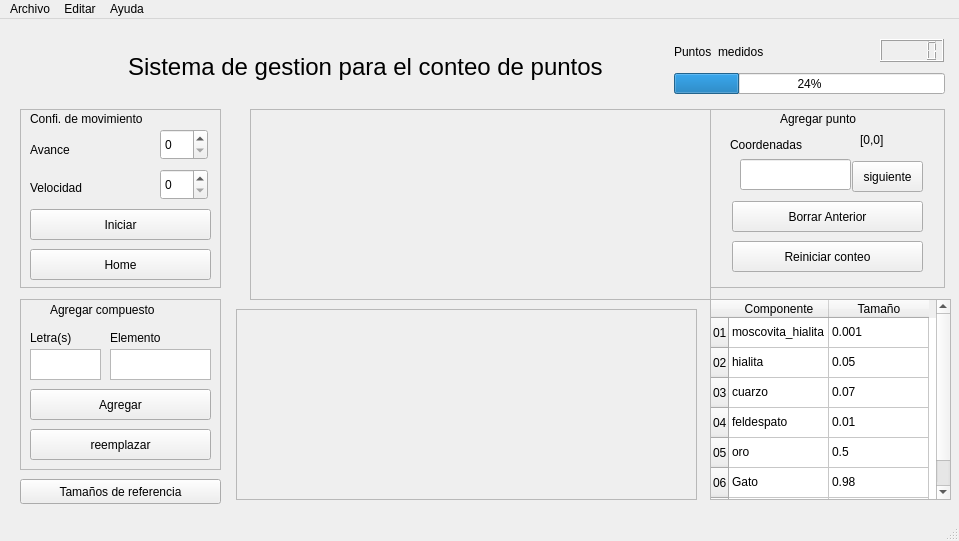
<?xml version="1.0" encoding="UTF-8"?>
<ui version="4.0">
 <class>MainWindow</class>
 <widget class="QMainWindow" name="MainWindow">
  <property name="geometry">
   <rect>
    <x>0</x>
    <y>0</y>
    <width>959</width>
    <height>541</height>
   </rect>
  </property>
  <property name="windowTitle">
   <string>MainWindow</string>
  </property>
  <widget class="QWidget" name="centralwidget">
   <widget class="QLabel" name="label">
    <property name="geometry">
     <rect>
      <x>128</x>
      <y>22</y>
      <width>491</width>
      <height>51</height>
     </rect>
    </property>
    <property name="font">
     <font>
      <pointsize>18</pointsize>
     </font>
    </property>
    <property name="text">
     <string>Sistema de gestion para el conteo de puntos</string>
    </property>
   </widget>
   <widget class="QFrame" name="frame_2">
    <property name="geometry">
     <rect>
      <x>710</x>
      <y>90</y>
      <width>235</width>
      <height>179</height>
     </rect>
    </property>
    <property name="frameShape">
     <enum>QFrame::StyledPanel</enum>
    </property>
    <property name="frameShadow">
     <enum>QFrame::Raised</enum>
    </property>
    <widget class="QLabel" name="label_4">
     <property name="geometry">
      <rect>
       <x>20</x>
       <y>20</y>
       <width>101</width>
       <height>31</height>
      </rect>
     </property>
     <property name="text">
      <string>Coordenadas</string>
     </property>
    </widget>
    <widget class="QLabel" name="label_5">
     <property name="geometry">
      <rect>
       <x>150</x>
       <y>20</y>
       <width>67</width>
       <height>21</height>
      </rect>
     </property>
     <property name="text">
      <string>[0,0]</string>
     </property>
    </widget>
    <widget class="QPushButton" name="next_button">
     <property name="geometry">
      <rect>
       <x>142</x>
       <y>52</y>
       <width>71</width>
       <height>31</height>
      </rect>
     </property>
     <property name="text">
      <string>siguiente</string>
     </property>
    </widget>
    <widget class="QLabel" name="label_6">
     <property name="geometry">
      <rect>
       <x>70</x>
       <y>0</y>
       <width>121</width>
       <height>20</height>
      </rect>
     </property>
     <property name="text">
      <string>Agregar punto</string>
     </property>
    </widget>
    <widget class="QPushButton" name="erase_last_button">
     <property name="geometry">
      <rect>
       <x>22</x>
       <y>92</y>
       <width>191</width>
       <height>31</height>
      </rect>
     </property>
     <property name="text">
      <string>Borrar Anterior</string>
     </property>
    </widget>
    <widget class="QPushButton" name="restart_counting_button">
     <property name="geometry">
      <rect>
       <x>22</x>
       <y>132</y>
       <width>191</width>
       <height>31</height>
      </rect>
     </property>
     <property name="text">
      <string>Reiniciar conteo</string>
     </property>
    </widget>
    <widget class="QLineEdit" name="lineEdit">
     <property name="geometry">
      <rect>
       <x>30</x>
       <y>50</y>
       <width>111</width>
       <height>31</height>
      </rect>
     </property>
    </widget>
   </widget>
   <widget class="QFrame" name="frame_4">
    <property name="geometry">
     <rect>
      <x>20</x>
      <y>90</y>
      <width>201</width>
      <height>179</height>
     </rect>
    </property>
    <property name="frameShape">
     <enum>QFrame::StyledPanel</enum>
    </property>
    <property name="frameShadow">
     <enum>QFrame::Raised</enum>
    </property>
    <widget class="QLabel" name="label_11">
     <property name="geometry">
      <rect>
       <x>10</x>
       <y>30</y>
       <width>67</width>
       <height>21</height>
      </rect>
     </property>
     <property name="text">
      <string>Avance</string>
     </property>
    </widget>
    <widget class="QLabel" name="label_12">
     <property name="geometry">
      <rect>
       <x>10</x>
       <y>70</y>
       <width>67</width>
       <height>17</height>
      </rect>
     </property>
     <property name="text">
      <string>Velocidad</string>
     </property>
    </widget>
    <widget class="QSpinBox" name="spinBox">
     <property name="geometry">
      <rect>
       <x>140</x>
       <y>20</y>
       <width>48</width>
       <height>31</height>
      </rect>
     </property>
    </widget>
    <widget class="QSpinBox" name="spinBox_2">
     <property name="geometry">
      <rect>
       <x>140</x>
       <y>60</y>
       <width>48</width>
       <height>31</height>
      </rect>
     </property>
    </widget>
    <widget class="QLabel" name="label_16">
     <property name="geometry">
      <rect>
       <x>10</x>
       <y>0</y>
       <width>151</width>
       <height>20</height>
      </rect>
     </property>
     <property name="text">
      <string>Confi. de movimiento</string>
     </property>
    </widget>
    <widget class="QPushButton" name="begin_button">
     <property name="geometry">
      <rect>
       <x>10</x>
       <y>100</y>
       <width>181</width>
       <height>31</height>
      </rect>
     </property>
     <property name="text">
      <string>Iniciar</string>
     </property>
    </widget>
    <widget class="QPushButton" name="home_button">
     <property name="geometry">
      <rect>
       <x>10</x>
       <y>140</y>
       <width>181</width>
       <height>31</height>
      </rect>
     </property>
     <property name="text">
      <string>Home</string>
     </property>
    </widget>
   </widget>
   <widget class="QFrame" name="frame_5">
    <property name="geometry">
     <rect>
      <x>20</x>
      <y>280</y>
      <width>201</width>
      <height>171</height>
     </rect>
    </property>
    <property name="frameShape">
     <enum>QFrame::StyledPanel</enum>
    </property>
    <property name="frameShadow">
     <enum>QFrame::Raised</enum>
    </property>
    <widget class="QTextEdit" name="textEdit_4">
     <property name="geometry">
      <rect>
       <x>10</x>
       <y>50</y>
       <width>71</width>
       <height>31</height>
      </rect>
     </property>
    </widget>
    <widget class="QLabel" name="label_14">
     <property name="geometry">
      <rect>
       <x>10</x>
       <y>30</y>
       <width>51</width>
       <height>17</height>
      </rect>
     </property>
     <property name="text">
      <string>Letra(s)</string>
     </property>
    </widget>
    <widget class="QLabel" name="label_15">
     <property name="geometry">
      <rect>
       <x>30</x>
       <y>0</y>
       <width>141</width>
       <height>21</height>
      </rect>
     </property>
     <property name="text">
      <string>Agregar compuesto</string>
     </property>
    </widget>
    <widget class="QPushButton" name="Save_element_button">
     <property name="geometry">
      <rect>
       <x>10</x>
       <y>90</y>
       <width>181</width>
       <height>31</height>
      </rect>
     </property>
     <property name="text">
      <string>Agregar</string>
     </property>
    </widget>
    <widget class="QPushButton" name="replace_element_button">
     <property name="geometry">
      <rect>
       <x>10</x>
       <y>130</y>
       <width>181</width>
       <height>31</height>
      </rect>
     </property>
     <property name="text">
      <string>reemplazar</string>
     </property>
    </widget>
    <widget class="QLabel" name="label_13">
     <property name="geometry">
      <rect>
       <x>90</x>
       <y>30</y>
       <width>67</width>
       <height>17</height>
      </rect>
     </property>
     <property name="text">
      <string>Elemento</string>
     </property>
    </widget>
    <widget class="QTextEdit" name="textEdit_3">
     <property name="geometry">
      <rect>
       <x>90</x>
       <y>50</y>
       <width>101</width>
       <height>31</height>
      </rect>
     </property>
    </widget>
   </widget>
   <widget class="QLabel" name="label_10">
    <property name="geometry">
     <rect>
      <x>674</x>
      <y>22</y>
      <width>171</width>
      <height>21</height>
     </rect>
    </property>
    <property name="text">
     <string>Puntos  medidos</string>
    </property>
   </widget>
   <widget class="QProgressBar" name="progressBar">
    <property name="geometry">
     <rect>
      <x>674</x>
      <y>54</y>
      <width>271</width>
      <height>21</height>
     </rect>
    </property>
    <property name="value">
     <number>24</number>
    </property>
   </widget>
   <widget class="QLCDNumber" name="lcdNumber">
    <property name="geometry">
     <rect>
      <x>880</x>
      <y>20</y>
      <width>64</width>
      <height>23</height>
     </rect>
    </property>
   </widget>
   <widget class="QFrame" name="frame">
    <property name="geometry">
     <rect>
      <x>250</x>
      <y>90</y>
      <width>461</width>
      <height>191</height>
     </rect>
    </property>
    <property name="frameShape">
     <enum>QFrame::StyledPanel</enum>
    </property>
    <property name="frameShadow">
     <enum>QFrame::Raised</enum>
    </property>
   </widget>
   <widget class="QTableWidget" name="tableWidget">
    <property name="geometry">
     <rect>
      <x>710</x>
      <y>280</y>
      <width>241</width>
      <height>201</height>
     </rect>
    </property>
    <row>
     <property name="text">
      <string>01</string>
     </property>
    </row>
    <row>
     <property name="text">
      <string>02</string>
     </property>
    </row>
    <row>
     <property name="text">
      <string>03</string>
     </property>
    </row>
    <row>
     <property name="text">
      <string>04</string>
     </property>
    </row>
    <row>
     <property name="text">
      <string>05</string>
     </property>
    </row>
    <row>
     <property name="text">
      <string>06</string>
     </property>
    </row>
    <row>
     <property name="text">
      <string>07</string>
     </property>
    </row>
    <column>
     <property name="text">
      <string>Componente</string>
     </property>
    </column>
    <column>
     <property name="text">
      <string>Tamaño</string>
     </property>
    </column>
    <item row="0" column="0">
     <property name="text">
      <string>moscovita_hialita</string>
     </property>
    </item>
    <item row="0" column="1">
     <property name="text">
      <string>0.001</string>
     </property>
    </item>
    <item row="1" column="0">
     <property name="text">
      <string>hialita</string>
     </property>
    </item>
    <item row="1" column="1">
     <property name="text">
      <string>0.05</string>
     </property>
    </item>
    <item row="2" column="0">
     <property name="text">
      <string>cuarzo</string>
     </property>
    </item>
    <item row="2" column="1">
     <property name="text">
      <string>0.07</string>
     </property>
    </item>
    <item row="3" column="0">
     <property name="text">
      <string>feldespato</string>
     </property>
    </item>
    <item row="3" column="1">
     <property name="text">
      <string>0.01</string>
     </property>
    </item>
    <item row="4" column="0">
     <property name="text">
      <string>oro</string>
     </property>
    </item>
    <item row="4" column="1">
     <property name="text">
      <string>0.5</string>
     </property>
    </item>
    <item row="5" column="0">
     <property name="text">
      <string>Gato</string>
     </property>
    </item>
    <item row="5" column="1">
     <property name="text">
      <string>0.98</string>
     </property>
    </item>
    <item row="6" column="0">
     <property name="text">
      <string>suesca</string>
     </property>
    </item>
    <item row="6" column="1">
     <property name="text">
      <string>1.5</string>
     </property>
    </item>
   </widget>
   <widget class="QFrame" name="frame_3">
    <property name="geometry">
     <rect>
      <x>236</x>
      <y>290</y>
      <width>461</width>
      <height>191</height>
     </rect>
    </property>
    <property name="frameShape">
     <enum>QFrame::StyledPanel</enum>
    </property>
    <property name="frameShadow">
     <enum>QFrame::Raised</enum>
    </property>
   </widget>
   <widget class="QPushButton" name="Size_reference_button">
    <property name="geometry">
     <rect>
      <x>20</x>
      <y>460</y>
      <width>201</width>
      <height>25</height>
     </rect>
    </property>
    <property name="text">
     <string>Tamaños de referencia</string>
    </property>
   </widget>
  </widget>
  <widget class="QMenuBar" name="menubar">
   <property name="geometry">
    <rect>
     <x>0</x>
     <y>0</y>
     <width>959</width>
     <height>22</height>
    </rect>
   </property>
   <widget class="QMenu" name="menuArchivo">
    <property name="title">
     <string>Archivo</string>
    </property>
    <addaction name="actionNuevo"/>
    <addaction name="separator"/>
    <addaction name="actionGuardar"/>
    <addaction name="actionGuardar_Como"/>
   </widget>
   <widget class="QMenu" name="menuEditar">
    <property name="title">
     <string>Editar</string>
    </property>
    <widget class="QMenu" name="menuTama_o_muestra">
     <property name="title">
      <string>Tamaño muestra</string>
     </property>
     <addaction name="separator"/>
     <addaction name="separator"/>
     <addaction name="actionDefecto_47x32"/>
     <addaction name="action3x3"/>
     <addaction name="action4x4"/>
     <addaction name="actionAgregar"/>
    </widget>
    <addaction name="actionTeclado"/>
    <addaction name="menuTama_o_muestra"/>
    <addaction name="actionCalibrar"/>
    <addaction name="actionInspeccionar"/>
   </widget>
   <widget class="QMenu" name="menuAyuda">
    <property name="title">
     <string>Ayuda</string>
    </property>
    <addaction name="actionTutorial"/>
    <addaction name="actionFAQ_s"/>
    <addaction name="actionAcerca"/>
   </widget>
   <addaction name="menuArchivo"/>
   <addaction name="menuEditar"/>
   <addaction name="menuAyuda"/>
  </widget>
  <widget class="QStatusBar" name="statusbar"/>
  <action name="actionNuevo">
   <property name="text">
    <string>Nuevo</string>
   </property>
  </action>
  <action name="actionGuardar">
   <property name="text">
    <string>Guardar</string>
   </property>
  </action>
  <action name="actionGuardar_Como">
   <property name="text">
    <string>Guardar Como</string>
   </property>
  </action>
  <action name="actionTutorial">
   <property name="text">
    <string>Tutorial</string>
   </property>
  </action>
  <action name="actionFAQ_s">
   <property name="text">
    <string>FAQ's</string>
   </property>
  </action>
  <action name="actionAcerca">
   <property name="text">
    <string>Acerca</string>
   </property>
  </action>
  <action name="actionTeclado">
   <property name="text">
    <string>Teclado</string>
   </property>
  </action>
  <action name="actionCalibrar">
   <property name="text">
    <string>Calibrar</string>
   </property>
  </action>
  <action name="actionInspeccionar">
   <property name="text">
    <string>Inspeccionar</string>
   </property>
  </action>
  <action name="actionDefecto_47x32">
   <property name="text">
    <string>Defecto(47x32)</string>
   </property>
  </action>
  <action name="action3x3">
   <property name="text">
    <string>3x3</string>
   </property>
  </action>
  <action name="action4x4">
   <property name="text">
    <string>4x4</string>
   </property>
  </action>
  <action name="actionAgregar">
   <property name="text">
    <string>Agregar</string>
   </property>
  </action>
 </widget>
 <resources/>
 <connections/>
</ui>
